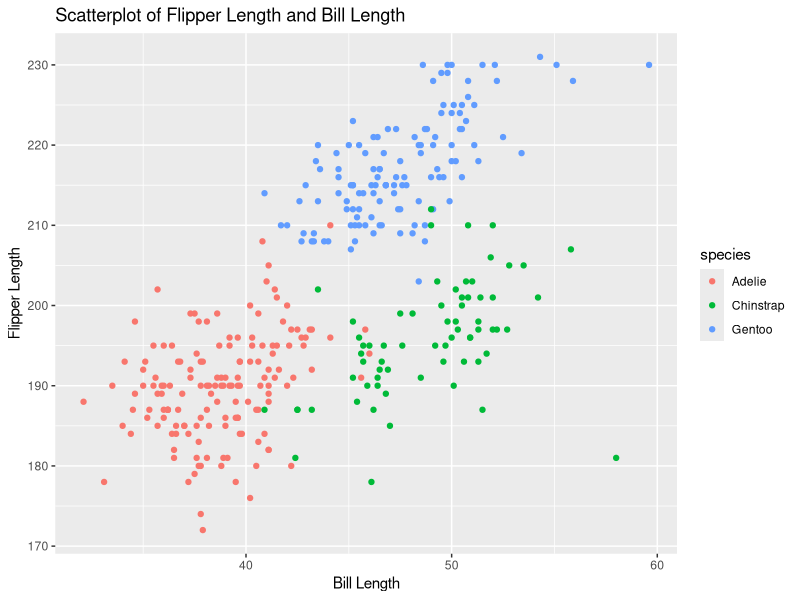
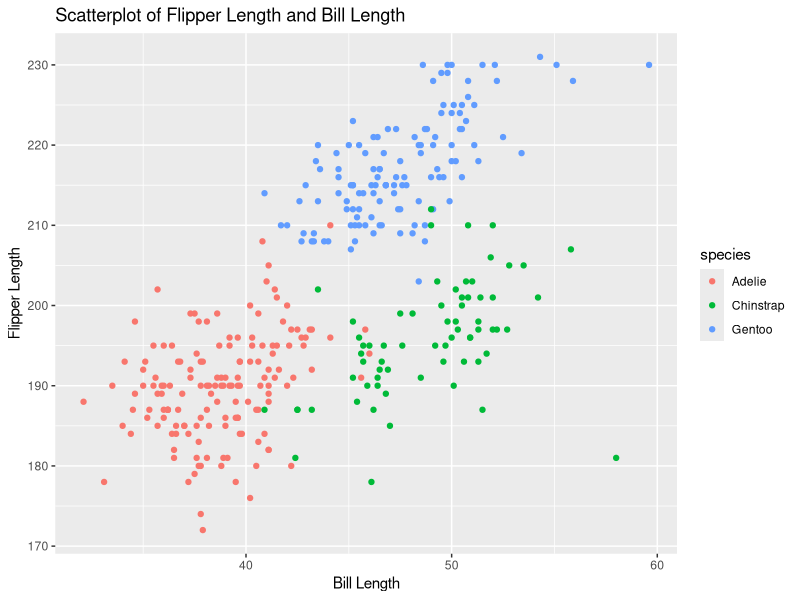

Here is the R script that generated these plots, in order:
## ---- chunk 1
# First, I load the dataset
data("penguins", package = "palmerpenguins")

## ---- chunk 2
# After that I import the library and draw the scatterplot required!
library(tidyverse)
plotrequired = ggplot(penguins, aes(x = bill_length_mm, y = flipper_length_mm, color = species)) +
  geom_point() +
  labs(
    x = "Bill Length",
    y = "Flipper Length",
    title = "Scatterplot of Flipper Length and Bill Length"
  )
plotrequired
# Then I save the plot I have produced!
ggsave(filename = "scatterplot_penguins.png", plot = plotrequired)
## ---- chunk 3
# Set the random seed and load the tidyverse package
set.seed(200)
library(tidyverse)

# First, create a random sample of size 10
sample = rnorm(10)

# Second, create a logical vector
logical = sample > 0

# Third, create a character vector
character = paste("Value", 1:10)

# Last, create a factor vector
factor = factor(sample(c("Level 1", "Level 2", "Level 3"), 10, replace = TRUE))

# Combine them into one data frame
data_frame = data.frame(
  Sample = sample,
  Logical = logical,
  Character = character,
  Factor = factor
)

# Display the data frame
print(data_frame)

## ---- chunk 4
Sample_mean = mean(data_frame %>% pull(Sample))
Sample_mean
## ---- chunk 5
Logical_mean = mean(data_frame %>% pull(Logical))
Logical_mean
## ---- chunk 6
Character_mean = mean(data_frame %>% pull(Character))
Character_mean
## ---- chunk 7
Factor_mean = mean(data_frame %>% pull(Factor))
Factor_mean
## ---- chunk 8
# Explicitly convert variables to numeric using pull function
numeric_logical = as.numeric(data_frame %>% pull(Logical))
numeric_character = as.numeric(data_frame %>% pull(Character))  
numeric_factor = as.numeric(data_frame %>% pull(Factor))
## ---- chunk 9
# not checking the outputs 
# numeric_logical
# numeric_character
# numeric_factor
